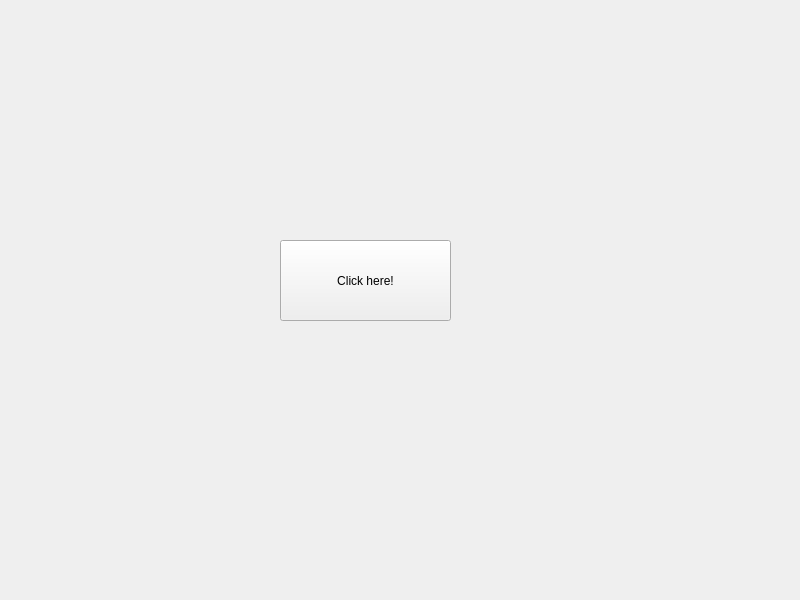
<?xml version="1.0" encoding="UTF-8"?>
<ui version="4.0">
 <class>Widget</class>
 <widget class="QWidget" name="Widget">
  <property name="geometry">
   <rect>
    <x>0</x>
    <y>0</y>
    <width>800</width>
    <height>600</height>
   </rect>
  </property>
  <property name="windowTitle">
   <string>Widget</string>
  </property>
  <widget class="QPushButton" name="pushButton">
   <property name="geometry">
    <rect>
     <x>280</x>
     <y>240</y>
     <width>171</width>
     <height>81</height>
    </rect>
   </property>
   <property name="text">
    <string>Click here!</string>
   </property>
  </widget>
 </widget>
 <resources/>
 <connections/>
</ui>
